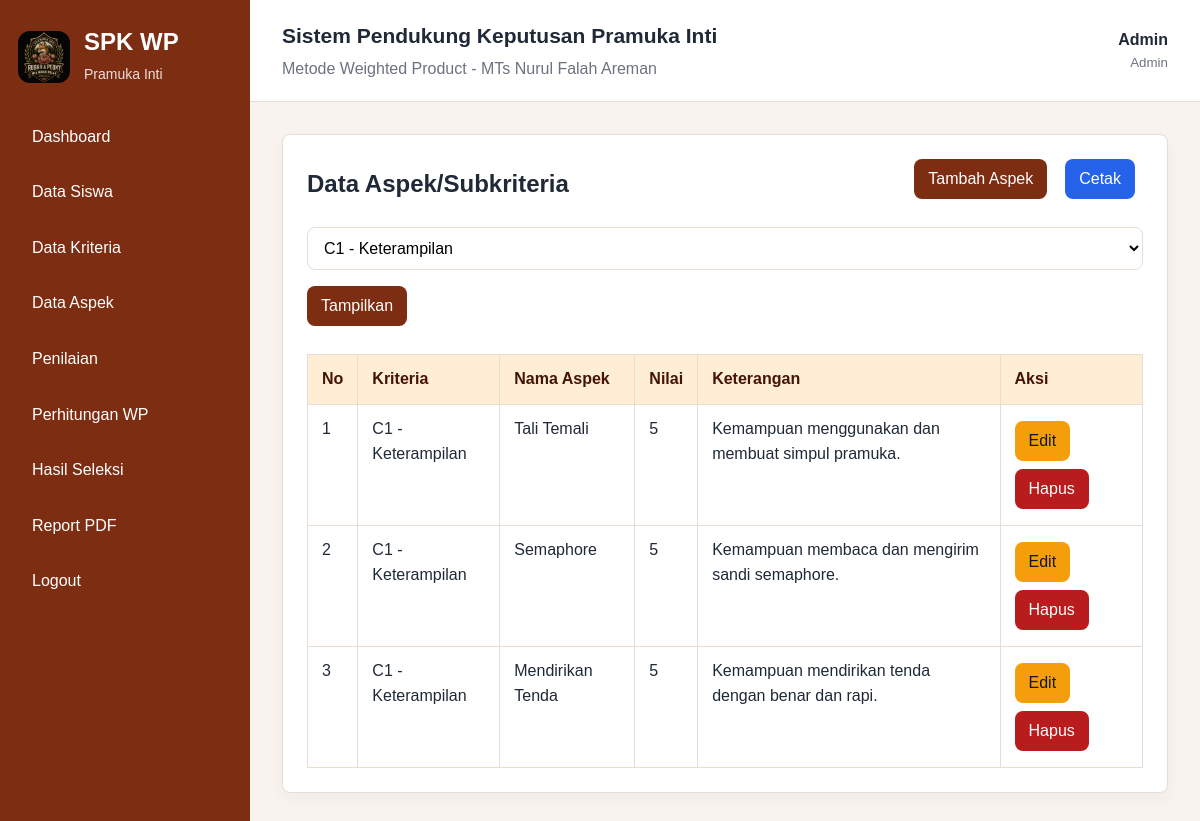
The app's page /pages/aspek/index.php?id_kriteria=1 (signed in), older data.
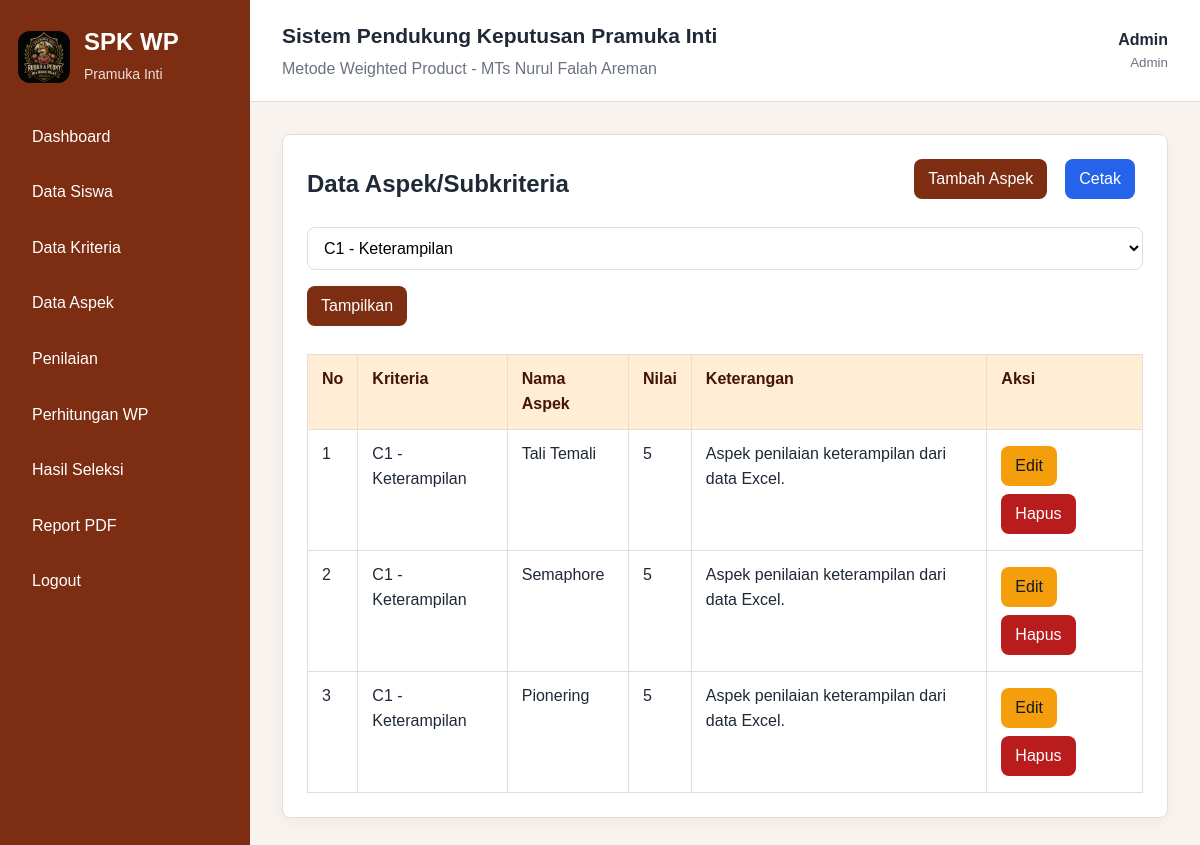
The same page, newer data.
### tables this page shows
CREATE TABLE aspek (
    id_aspek INT AUTO_INCREMENT PRIMARY KEY,
    id_kriteria INT NOT NULL,
    nama_aspek VARCHAR(100) NOT NULL,
    nilai INT NOT NULL,
    keterangan TEXT,
    CONSTRAINT fk_aspek_kriteria FOREIGN KEY (id_kriteria) REFERENCES kriteria(id_kriteria) ON DELETE CASCADE ON UPDATE CASCADE
);

CREATE TABLE kriteria (
    id_kriteria INT AUTO_INCREMENT PRIMARY KEY,
    kode_kriteria VARCHAR(10) NOT NULL UNIQUE,
    nama_kriteria VARCHAR(100) NOT NULL,
    bobot FLOAT NOT NULL,
    tipe ENUM('benefit','cost') NOT NULL DEFAULT 'benefit'
);

### includes/auth.php (called while the page is built, shortened)
<?php
function e($value): string
{
    return htmlspecialchars((string) $value, ENT_QUOTES, 'UTF-8');
}

### pages/aspek/index.php (the view, shortened to what this page needs)
<?php
require_once __DIR__ . '/../../config/database.php';
require_once __DIR__ . '/../../includes/auth.php';
$idKriteria = (int) ($_GET['id_kriteria'] ?? 0);
$kriteria = $pdo->query('SELECT * FROM kriteria ORDER BY kode_kriteria ASC')->fetchAll();
$sql = 'SELECT a.*, k.kode_kriteria, k.nama_kriteria FROM aspek a JOIN kriteria k ON k.id_kriteria=a.id_kriteria';
$params = [];
if ($idKriteria) { $sql .= ' WHERE a.id_kriteria=?'; $params[] = $idKriteria; }
$sql .= ' ORDER BY k.kode_kriteria ASC, a.id_aspek ASC';
$stmt = $pdo->prepare($sql);
$stmt->execute($params);
$rows = $stmt->fetchAll();
include __DIR__ . '/../../includes/header.php';
?>
<div class="card">
    <div class="toolbar"><h2>Data Aspek/Subkriteria</h2><div><a class="btn btn-primary" href="tambah.php">Tambah Aspek</a><a class="btn btn-print" href="cetak.php<?= $idKriteria ? '?id_kriteria=' . e($idKriteria) : '' ?>" target="_blank">Cetak</a></div></div>
    <form method="get" class="toolbar"><select name="id_kriteria"><option value="0">Semua Kriteria</option><?php foreach ($kriteria as $k): ?><option value="<?= e($k['id_kriteria']) ?>" <?= $idKriteria === (int) $k['id_kriteria'] ? 'selected' : '' ?>><?= e($k['kode_kriteria'] . ' - ' . $k['nama_kriteria']) ?></option><?php endforeach; ?></select><button class="btn btn-primary">Tampilkan</button></form>
    <div class="table-responsive"><table><thead><tr><th>No</th><th>Kriteria</th><th>Nama Aspek</th><th>Nilai</th><th>Keterangan</th><th>Aksi</th></tr></thead><tbody><?php foreach ($rows as $i => $row): ?><tr><td><?= $i + 1 ?></td><td><?= e($row['kode_kriteria'] . ' - ' . $row['nama_kriteria']) ?></td><td><?= e($row['nama_aspek']) ?></td><td><?= e($row['nilai']) ?></td><td><?= e($row['keterangan']) ?></td><td><a class="btn btn-warning" href="edit.php?id=<?= e($row['id_aspek']) ?>">Edit</a><a class="btn btn-danger" href="hapus.php?id=<?= e($row['id_aspek']) ?>" data-confirm="Hapus aspek ini?">Hapus</a></td></tr><?php endforeach; ?></tbody></table></div>
</div>
<?php include __DIR__ . '/../../includes/footer.php'; ?>

Row changes from the older to the newer data that the page shows:
changed aspek "Tali Temali": keterangan "Kemampuan menggunakan dan membuat simpul pramuka." → "Aspek penilaian keterampilan dari data Excel."
changed aspek "Semaphore": keterangan "Kemampuan membaca dan mengirim sandi semaphore." → "Aspek penilaian keterampilan dari data Excel."
changed aspek: nama_aspek "Mendirikan Tenda" → "Pionering"; keterangan "Kemampuan mendirikan tenda dengan benar dan rapi." → "Aspek penilaian keterampilan dari data Excel."
